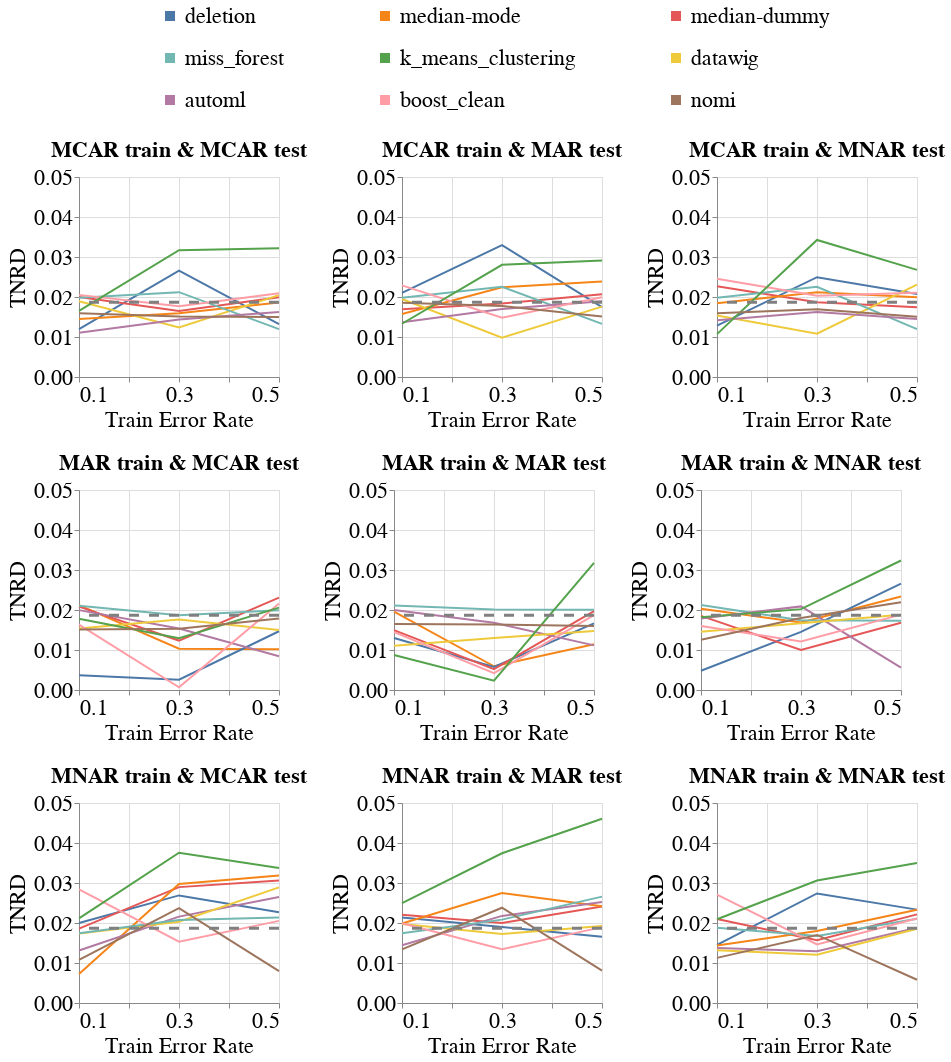

The notebook cell this image was saved under:
### Markdown cell above
### Disparity Metrics

### Code cell
create_exp2_line_bands_for_diff_imputers(dataset_name=DATASET_NAME,
                                         model_name='rf_clf',
                                         metric_name='Equalized_Odds_TNR',
                                         db_client=db_client,
                                         group=SENSITIVE_ATTR_FOR_DISPARITY_METRICS,
                                         with_band=False)

### Figure 1 — Vega-Lite specification as saved in the notebook (floating-point values rounded to 4 significant figures; data arrays with more than 128 entries replaced by an {"elided": "..."} marker saying what was removed)
{"config": {"view": {"continuousWidth": 400, "continuousHeight": 300}, "axis": {"labelFontSize": 22, "labelFontWeight": "normal", "titleFontSize": 22, "titleFontWeight": "normal"}, "legend": {"columns": 3, "direction": "horizontal", "labelFontSize": 22, "labelLimit": 400, "orient": "top", "symbolOffset": 80, "symbolStrokeWidth": 10, "titleAnchor": "middle", "titleFontSize": 22, "titleLimit": 300}, "title": {"fontSize": 22}}, "vconcat": [{"hconcat": [{"layer": [{"data": {"name": "data-a8162c4e115ce5a30c4c21fba7331e7f"}, "mark": "line", "encoding": {"color": {"field": "Null_Imputer_Name", "sort": ["deletion", "median-mode", "median-dummy", "miss_forest", "k_means_clustering", "datawig", "automl", "boost_clean"], "title": null, "type": "nominal"}, "x": {"axis": {"labelExpr": "(datum.value == 0.1) || (datum.value == 0.3) || (datum.value == 0.5) ? datum.label : ''"}, "field": "Train_Error_Rate", "scale": {"nice": false}, "title": "Train Error Rate", "type": "quantitative"}, "y": {"aggregate": "mean", "field": "Metric_Value", "scale": {"zero": false}, "title": "TNRD", "type": "quantitative"}}}, {"data": {"name": "data-928c6b5a8f004e3c08d90f0054e4bfd8"}, "mark": {"type": "rule", "strokeDash": [10, 10]}, "encoding": {"color": {"value": "grey"}, "size": {"value": 3}, "y": {"field": "Baseline_Mean", "type": "quantitative"}}}], "height": 200, "title": {"text": "MCAR train & MCAR test", "fontSize": 22}, "width": 200}, {"layer": [{"data": {"name": "data-7ffcb37666cce0998d856b5a878d6a5f"}, "mark": "line", "encoding": {"color": {"field": "Null_Imputer_Name", "sort": ["deletion", "median-mode", "median-dummy", "miss_forest", "k_means_clustering", "datawig", "automl", "boost_clean"], "title": null, "type": "nominal"}, "x": {"axis": {"labelExpr": "(datum.value == 0.1) || (datum.value == 0.3) || (datum.value == 0.5) ? datum.label : ''"}, "field": "Train_Error_Rate", "scale": {"nice": false}, "title": "Train Error Rate", "type": "quantitative"}, "y": {"aggregate": "mean", "field": "Metric_Value", "scale": {"zero": false}, "title": "TNRD", "type": "quantitative"}}}, {"data": {"name": "data-928c6b5a8f004e3c08d90f0054e4bfd8"}, "mark": {"type": "rule", "strokeDash": [10, 10]}, "encoding": {"color": {"value": "grey"}, "size": {"value": 3}, "y": {"field": "Baseline_Mean", "type": "quantitative"}}}], "height": 200, "title": {"text": "MCAR train & MAR test", "fontSize": 22}, "width": 200}, {"layer": [{"data": {"name": "data-a1f91e8156d67f23e7dd8423280f6e43"}, "mark": "line", "encoding": {"color": {"field": "Null_Imputer_Name", "sort": ["deletion", "median-mode", "median-dummy", "miss_forest", "k_means_clustering", "datawig", "automl", "boost_clean"], "title": null, "type": "nominal"}, "x": {"axis": {"labelExpr": "(datum.value == 0.1) || (datum.value == 0.3) || (datum.value == 0.5) ? datum.label : ''"}, "field": "Train_Error_Rate", "scale": {"nice": false}, "title": "Train Error Rate", "type": "quantitative"}, "y": {"aggregate": "mean", "field": "Metric_Value", "scale": {"zero": false}, "title": "TNRD", "type": "quantitative"}}}, {"data": {"name": "data-928c6b5a8f004e3c08d90f0054e4bfd8"}, "mark": {"type": "rule", "strokeDash": [10, 10]}, "encoding": {"color": {"value": "grey"}, "size": {"value": 3}, "y": {"field": "Baseline_Mean", "type": "quantitative"}}}], "height": 200, "title": {"text": "MCAR train & MNAR test", "fontSize": 22}, "width": 200}], "resolve": {"scale": {"y": "shared"}}}, {"hconcat": [{"layer": [{"data": {"name": "data-8ebfb848fec2e354d5d3235c9fd44752"}, "mark": "line", "encoding": {"color": {"field": "Null_Imputer_Name", "sort": ["deletion", "median-mode", "median-dummy", "miss_forest", "k_means_clustering", "datawig", "automl", "boost_clean"], "title": null, "type": "nominal"}, "x": {"axis": {"labelExpr": "(datum.value == 0.1) || (datum.value == 0.3) || (datum.value == 0.5) ? datum.label : ''"}, "field": "Train_Error_Rate", "scale": {"nice": false}, "title": "Train Error Rate", "type": "quantitative"}, "y": {"aggregate": "mean", "field": "Metric_Value", "scale": {"zero": false}, "title": "TNRD", "type": "quantitative"}}}, {"data": {"name": "data-928c6b5a8f004e3c08d90f0054e4bfd8"}, "mark": {"type": "rule", "strokeDash": [10, 10]}, "encoding": {"color": {"value": "grey"}, "size": {"value": 3}, "y": {"field": "Baseline_Mean", "type": "quantitative"}}}], "height": 200, "title": {"text": "MAR train & MCAR test", "fontSize": 22}, "width": 200}, {"layer": [{"data": {"name": "data-ee20692dad370684f39b71bf7b079e29"}, "mark": "line", "encoding": {"color": {"field": "Null_Imputer_Name", "sort": ["deletion", "median-mode", "median-dummy", "miss_forest", "k_means_clustering", "datawig", "automl", "boost_clean"], "title": null, "type": "nominal"}, "x": {"axis": {"labelExpr": "(datum.value == 0.1) || (datum.value == 0.3) || (datum.value == 0.5) ? datum.label : ''"}, "field": "Train_Error_Rate", "scale": {"nice": false}, "title": "Train Error Rate", "type": "quantitative"}, "y": {"aggregate": "mean", "field": "Metric_Value", "scale": {"zero": false}, "title": "TNRD", "type": "quantitative"}}}, {"data": {"name": "data-928c6b5a8f004e3c08d90f0054e4bfd8"}, "mark": {"type": "rule", "strokeDash": [10, 10]}, "encoding": {"color": {"value": "grey"}, "size": {"value": 3}, "y": {"field": "Baseline_Mean", "type": "quantitative"}}}], "height": 200, "title": {"text": "MAR train & MAR test", "fontSize": 22}, "width": 200}, {"layer": [{"data": {"name": "data-375d639da7778e3774dbc333c6f56508"}, "mark": "line", "encoding": {"color": {"field": "Null_Imputer_Name", "sort": ["deletion", "median-mode", "median-dummy", "miss_forest", "k_means_clustering", "datawig", "automl", "boost_clean"], "title": null, "type": "nominal"}, "x": {"axis": {"labelExpr": "(datum.value == 0.1) || (datum.value == 0.3) || (datum.value == 0.5) ? datum.label : ''"}, "field": "Train_Error_Rate", "scale": {"nice": false}, "title": "Train Error Rate", "type": "quantitative"}, "y": {"aggregate": "mean", "field": "Metric_Value", "scale": {"zero": false}, "title": "TNRD", "type": "quantitative"}}}, {"data": {"name": "data-928c6b5a8f004e3c08d90f0054e4bfd8"}, "mark": {"type": "rule", "strokeDash": [10, 10]}, "encoding": {"color": {"value": "grey"}, "size": {"value": 3}, "y": {"field": "Baseline_Mean", "type": "quantitative"}}}], "height": 200, "title": {"text": "MAR train & MNAR test", "fontSize": 22}, "width": 200}], "resolve": {"scale": {"y": "shared"}}}, {"hconcat": [{"layer": [{"data": {"name": "data-fa508ad4c2c5b0969d5a2804d6498235"}, "mark": "line", "encoding": {"color": {"field": "Null_Imputer_Name", "sort": ["deletion", "median-mode", "median-dummy", "miss_forest", "k_means_clustering", "datawig", "automl", "boost_clean"], "title": null, "type": "nominal"}, "x": {"axis": {"labelExpr": "(datum.value == 0.1) || (datum.value == 0.3) || (datum.value == 0.5) ? datum.label : ''"}, "field": "Train_Error_Rate", "scale": {"nice": false}, "title": "Train Error Rate", "type": "quantitative"}, "y": {"aggregate": "mean", "field": "Metric_Value", "scale": {"zero": false}, "title": "TNRD", "type": "quantitative"}}}, {"data": {"name": "data-928c6b5a8f004e3c08d90f0054e4bfd8"}, "mark": {"type": "rule", "strokeDash": [10, 10]}, "encoding": {"color": {"value": "grey"}, "size": {"value": 3}, "y": {"field": "Baseline_Mean", "type": "quantitative"}}}], "height": 200, "title": {"text": "MNAR train & MCAR test", "fontSize": 22}, "width": 200}, {"layer": [{"data": {"name": "data-eb96d674bfe2e73e88de2b117a1842c7"}, "mark": "line", "encoding": {"color": {"field": "Null_Imputer_Name", "sort": ["deletion", "median-mode", "median-dummy", "miss_forest", "k_means_clustering", "datawig", "automl", "boost_clean"], "title": null, "type": "nominal"}, "x": {"axis": {"labelExpr": "(datum.value == 0.1) || (datum.value == 0.3) || (datum.value == 0.5) ? datum.label : ''"}, "field": "Train_Error_Rate", "scale": {"nice": false}, "title": "Train Error Rate", "type": "quantitative"}, "y": {"aggregate": "mean", "field": "Metric_Value", "scale": {"zero": false}, "title": "TNRD", "type": "quantitative"}}}, {"data": {"name": "data-928c6b5a8f004e3c08d90f0054e4bfd8"}, "mark": {"type": "rule", "strokeDash": [10, 10]}, "encoding": {"color": {"value": "grey"}, "size": {"value": 3}, "y": {"field": "Baseline_Mean", "type": "quantitative"}}}], "height": 200, "title": {"text": "MNAR train & MAR test", "fontSize": 22}, "width": 200}, {"layer": [{"data": {"name": "data-47b35546e2833cb9437d502e00825e3f"}, "mark": "line", "encoding": {"color": {"field": "Null_Imputer_Name", "sort": ["deletion", "median-mode", "median-dummy", "miss_forest", "k_means_clustering", "datawig", "automl", "boost_clean"], "title": null, "type": "nominal"}, "x": {"axis": {"labelExpr": "(datum.value == 0.1) || (datum.value == 0.3) || (datum.value == 0.5) ? datum.label : ''"}, "field": "Train_Error_Rate", "scale": {"nice": false}, "title": "Train Error Rate", "type": "quantitative"}, "y": {"aggregate": "mean", "field": "Metric_Value", "scale": {"zero": false}, "title": "TNRD", "type": "quantitative"}}}, {"data": {"name": "data-928c6b5a8f004e3c08d90f0054e4bfd8"}, "mark": {"type": "rule", "strokeDash": [10, 10]}, "encoding": {"color": {"value": "grey"}, "size": {"value": 3}, "y": {"field": "Baseline_Mean", "type": "quantitative"}}}], "height": 200, "title": {"text": "MNAR train & MNAR test", "fontSize": 22}, "width": 200}], "resolve": {"scale": {"y": "shared"}}}], "resolve": {"scale": {"y": "shared"}}, "$schema": "https://vega.github.io/schema/vega-lite/v4.17.0.json", "datasets": {"data-a8162c4e115ce5a30c4c21fba7331e7f": {"elided": "162 records"}, "data-928c6b5a8f004e3c08d90f0054e4bfd8": [{"Baseline_Mean": 0.0187}], "data-7ffcb37666cce0998d856b5a878d6a5f": {"elided": "162 records"}, "data-a1f91e8156d67f23e7dd8423280f6e43": {"elided": "162 records"}, "data-8ebfb848fec2e354d5d3235c9fd44752": {"elided": "162 records"}, "data-ee20692dad370684f39b71bf7b079e29": {"elided": "162 records"}, "data-375d639da7778e3774dbc333c6f56508": {"elided": "162 records"}, "data-fa508ad4c2c5b0969d5a2804d6498235": {"elided": "162 records"}, "data-eb96d674bfe2e73e88de2b117a1842c7": {"elided": "162 records"}, "data-47b35546e2833cb9437d502e00825e3f": {"elided": "162 records"}}}
